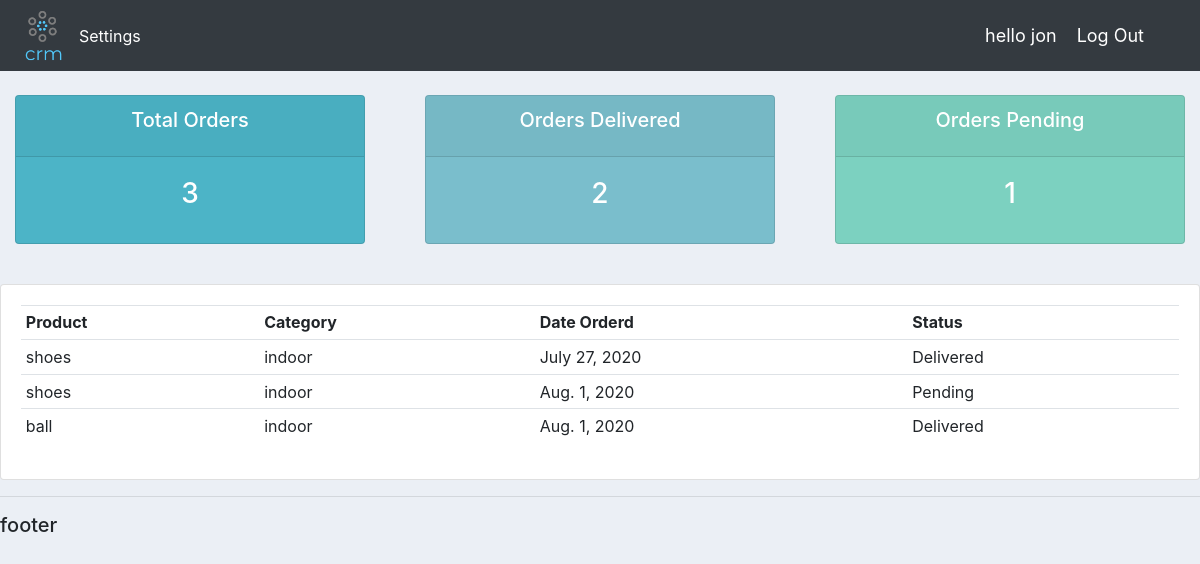
/user-page/ (signed in), run on an earlier commit of the app's database.
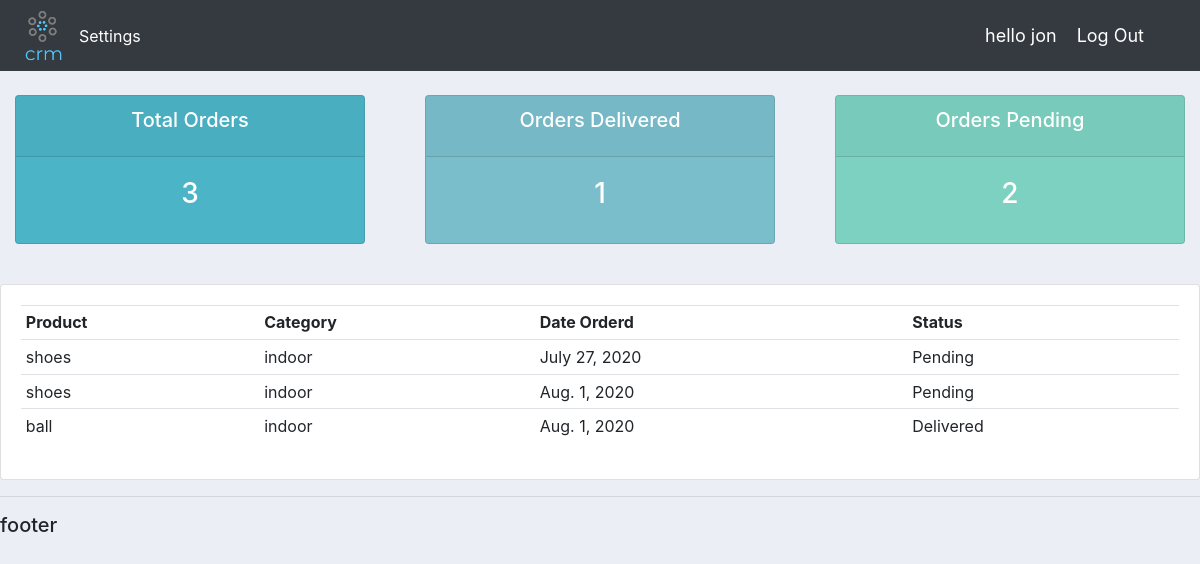
And on a later commit of the database.
### accounts/models.py (models this page shows, shortened)
class Order(models.Model):
    STATUS = (
        ('Pending','Pending'),
        ('Out for delivery','Out for delivery'),
        ('Delivered','Delivered'),
    )
    customer = models.ForeignKey(Customer, on_delete=models.CASCADE, null=True )
    product = models.ForeignKey(Product, on_delete=models.CASCADE, null=True)
    date_created = models.DateTimeField(default=datetime.datetime.now(), blank=True)
    status = models.CharField(max_length=200, blank=True, choices=STATUS)

class Product(models.Model):
    CATEGORY = (
        ('indoor','indoor'),
        ('outdoor','outdoor'),
    )
    name = models.CharField(max_length=200, blank=True)
    category = models.CharField(max_length=200, blank=True, choices=CATEGORY)
    price = models.FloatField(validators=[MinValueValidator(0)], blank=True)
    description = models.TextField(max_length=400, blank=True)
    date_crated = models.DateTimeField(default=datetime.datetime.now(), blank=True)
    tags = models.ManyToManyField(Tag, blank=True)
    def __str__(self):
        return self.name

### accounts/decorators.py (the view)
        def wrapper_func(request, *args, **kwargs):
            group = None
            if request.user.groups.exists():
                group = request.user.groups.all()[0].name
            if group in allowed_roles:
                return view_func(request, *args, **kwargs)
            else:
                return HttpResponse('you are not allowed to see this page')

### accounts/views.py (called while the page is built)
@login_required(login_url='/login/')
@allowed_users(['customer'])
def user_page(request):
    orders = request.user.customer.order_set.all()
    delivered = request.user.customer.order_set.filter(status='Delivered')
    pending = request.user.customer.order_set.filter(status='Pending')
    context = {
        'orders':orders,
        'delivered':delivered,
        'pending':pending,
    }
    return render(request, 'accounts/user-page.html', context)

### accounts/templates/accounts/user-page.html
{% extends 'accounts/base.html' %}
{% load static %}
{% block content %}
{% include 'accounts/status.html' %}
<br>
<div class="row">
	<div class="col-md">
		<div class="card card-body">
			<table class="table table-sm">
				<tr>
					<th>Product</th>
					<th>Category</th>
					<th>Date Orderd</th>
					<th>Status</th>
				</tr>
				{% for order in orders %}
					<tr>
						<td>{{order.product}}</td>
						<td>{{order.product.category}}</td>
						<td>{{order.date_created |date}}</td>
						<td>{{order.status}}</td>
					</tr>
				{% endfor %}
			</table>
		</div>
	</div>
</div>
{% endblock content %}

### accounts/templates/accounts/status.html
<br>
<div class="row">
	<div class="col">
		<div class="col-md">
			<div class="card text-center text-white  mb-3" id="total-orders">
			  	<div class="card-header">
			  		<h5 class="card-title">Total Orders</h5>
			  	</div>
			  	<div class="card-body">
			    	<h3 class="card-title"> {{orders.count}} </h3>
			  	</div>
			</div>
		</div>
	</div>
	<div class="col">
		<div class="col-md">
			<div class="card text-center text-white  mb-3" id="orders-delivered">
			  	<div class="card-header">
			  		<h5 class="card-title">Orders Delivered</h5>
			  	</div>
			  	<div class="card-body">
			    	<h3 class="card-title"> {{delivered.count}} </h3>
			  	</div>
			</div>
		</div>
	</div>
	<div class="col">
		<div class="col-md">
			<div class="card text-center text-white  mb-3" id="orders-pending">
			  	<div class="card-header">
			  		<h5 class="card-title">Orders Pending</h5>
			  	</div>
			  	<div class="card-body">
			    	<h3 class="card-title"> {{pending.count}} </h3>
			  	</div>
			</div>
		</div>
	</div>
</div>

What changed in the data, as far as the page shows it:
changed Order "July 27, 2020": status "Delivered" → "Pending"
Also different on the page:
{{ delivered.count }}: "2" → "1"
{{ pending.count }}: "1" → "2"
